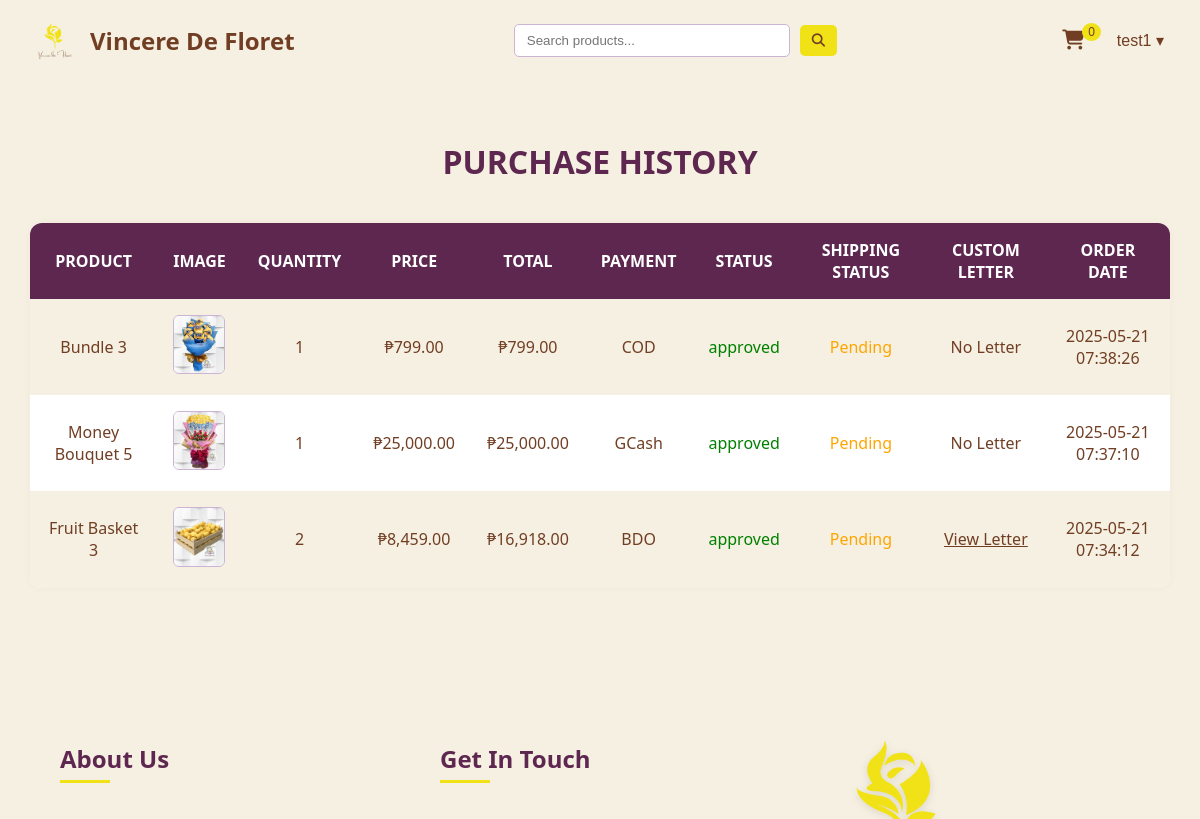
The page /php/purchases.php (signed in, upper part) on the database as committed earlier.
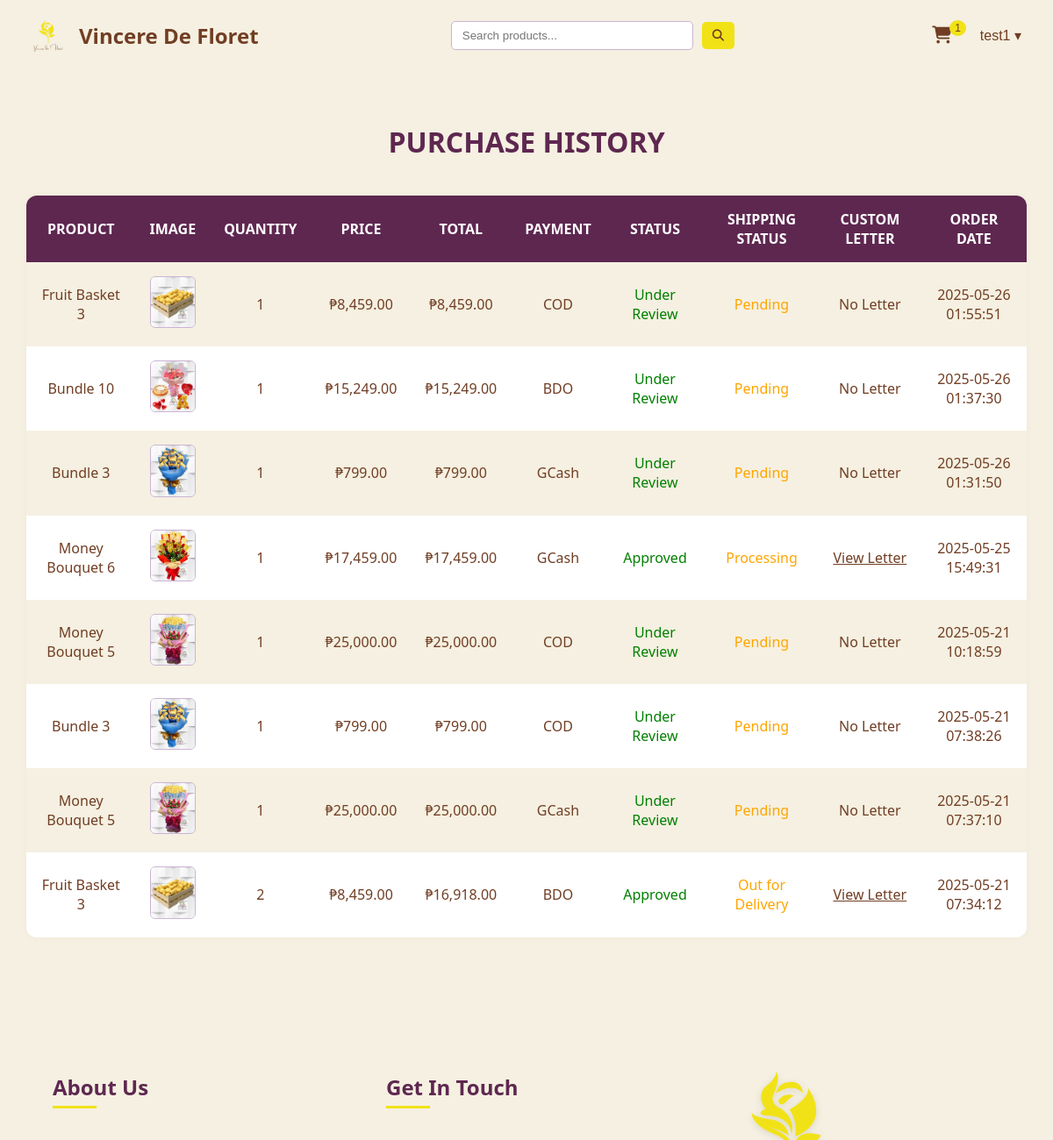
The same page on the database as committed later.
### tables this page shows
CREATE TABLE `design_settings` (
  `id` int(11) NOT NULL,
  `background_color` varchar(255) DEFAULT NULL,
  `font_color` varchar(255) DEFAULT NULL,
  `shop_name` varchar(255) DEFAULT NULL,
  `logo_path` varchar(255) DEFAULT NULL,
  `image_one_path` varchar(255) DEFAULT NULL,
  `image_two_path` varchar(255) DEFAULT NULL,
  `image_three_path` varchar(255) DEFAULT NULL
);

CREATE TABLE `order_items` (
  `id` int(11) NOT NULL,
  `order_id` int(11) NOT NULL,
  `product_name` varchar(255) NOT NULL,
  `quantity` int(11) NOT NULL,
  `price` decimal(10,2) NOT NULL,
  `total_price` decimal(10,2) NOT NULL,
  `product_image` varchar(255) DEFAULT NULL
);

CREATE TABLE `orders` (
  `id` int(11) NOT NULL,
  `user_name` varchar(255) NOT NULL,
  `sender_name` varchar(255) NOT NULL,
  `sender_phone` varchar(20) NOT NULL,
  `address` varchar(255) NOT NULL,
  `payment_method` varchar(50) NOT NULL,
  `total_amount` decimal(10,2) NOT NULL,
  `order_date` timestamp NOT NULL DEFAULT current_timestamp(),
  `status` varchar(255) DEFAULT 'Under Review',
  `custom_letter` text DEFAULT NULL,
  `region_id` int(11) NOT NULL,
  `discount_code` varchar(255) NOT NULL,
  `receiver_name` varchar(255) NOT NULL,
  `receiver_phone` int(11) NOT NULL,
  `shipping_status` varchar(255) NOT NULL DEFAULT 'Pending'
);

### php/purchases.php (the view, shortened to what this page needs)
<?php
require 'connection.php';
$userName = $_SESSION['user_name'];
$sqlGetSettings = "SELECT * FROM design_settings WHERE id = 1";
$resultSettings = $conn->query($sqlGetSettings);
if ($resultSettings->num_rows > 0) {
    while ($row = $resultSettings->fetch_assoc()) {
        $shopName = $row["shop_name"];
        $logoPath = $row["logo_path"];
    }
} else {
    echo "0 results";
}
?>
<!DOCTYPE html>
<html lang="en">
<head>
  <link rel="stylesheet" href="https://cdnjs.cloudflare.com/ajax/libs/font-awesome/6.4.2/css/all.min.css" />
  <link rel="stylesheet" href="../css/purchases.css">
</head>
<body>
<header class="header">
  <a href="customer-dashboard.php?user=<?= htmlspecialchars($userName) ?>" class="container-header">
    <img class="logo" src="../img/<?= htmlspecialchars(basename($logoPath)) ?>" alt="Sunny Blooms Logo" />
    <label class="shop"><?= htmlspecialchars($shopName) ?></label>
  </a>
  <div class="content-search">
    <input type="text" class="search-bar" placeholder="Search products..." />
    <button class="search-button">
      <i class="fa-solid fa-magnifying-glass"></i>
    </button>
  </div>
  <div class="header-right">
    <a href="cart.php?user=<?= urlencode($userName) ?>" class="cart-link">
      <button class="cart-button">
        <i class="fas fa-shopping-cart"></i>
        <?php
          $userQuery = "SELECT id FROM users WHERE name = ?";
          $stmt = mysqli_prepare($conn, $userQuery);
          mysqli_stmt_bind_param($stmt, "s", $userName);
          mysqli_stmt_execute($stmt);
          $userResult = mysqli_stmt_get_result($stmt);
          $userRow = mysqli_fetch_assoc($userResult);
          $user_id = $userRow['id'] ?? 0;
          $cartQuery = "SELECT COUNT(*) AS count FROM cart WHERE user_id = ?";
          $cartStmt = mysqli_prepare($conn, $cartQuery);
          mysqli_stmt_bind_param($cartStmt, "i", $user_id);
          mysqli_stmt_execute($cartStmt);
          $cartResult = mysqli_stmt_get_result($cartStmt);
          $cartCount = mysqli_fetch_assoc($cartResult)['count'] ?? 0;
          echo "<span class='cart-number'>$cartCount</span>";
        ?>
      </button>
    </a>
    <nav class="nav-right">
      <div class="dropdown">
        <button class="dropbtn"><?= htmlspecialchars($userName) ?> &#9662;</button>
      </div>
    </nav>
  </div>
</header>
<h1>PURCHASE HISTORY</h1>
<?php
$purchasesQuery = "
  SELECT o.id AS order_id, o.payment_method, oi.product_name, oi.product_image, oi.quantity, oi.price, oi.total_price, o.order_date, o.custom_letter, o.status, o.shipping_status
  FROM orders o
  JOIN order_items oi ON o.id = oi.order_id
  WHERE o.user_name = ?
  ORDER BY o.order_date DESC
";
$stmt = mysqli_prepare($conn, $purchasesQuery);
mysqli_stmt_bind_param($stmt, "s", $userName);
mysqli_stmt_execute($stmt);
$result = mysqli_stmt_get_result($stmt);
if ($result && mysqli_num_rows($result) > 0) {
    echo "<table cellpadding='10' cellspacing='0'>";
    echo "<tr>
            <th>Product</th>
            <th>Image</th>
            <th>Quantity</th>
            <th>Price</th>
            <th>Total</th>
            <th>Payment</th>
            <th>Status</th>
            <th>Shipping Status</th>
            <th>Custom Letter</th>
            <th>Order Date</th>
          </tr>";
    while ($item = mysqli_fetch_assoc($result)) {
        echo "<tr>";
        echo "<td>" . htmlspecialchars($item['product_name']) . "</td>";
        echo "<td><img src='../img/" . htmlspecialchars($item['product_image']) . "' width='50'></td>";
        echo "<td>" . $item['quantity'] . "</td>";
        echo "<td>₱" . number_format($item['price'], 2) . "</td>";
        echo "<td>₱" . number_format($item['total_price'], 2) . "</td>";
        echo "<td>" . htmlspecialchars($item['payment_method']) . "</td>";
        echo "<td><span style='color: Green;'>" . $item['status'] . "</span></td>";
        echo "<td><span style='color: orange;'>" . $item['shipping_status'] . "</span></td>";
        if (!empty($item['custom_letter'])) {
            $filePath = htmlspecialchars($item['custom_letter']);
            echo "<td><a href='../$filePath' target='_blank'>View Letter</a></td>";
        } else {
            echo "<td>No Letter</td>";
        }
        echo "<td>" . $item['order_date'] . "</td>";
        echo "</tr>";
    }
    echo "</table>";
} else {
    echo "<p>No purchases found.</p>";
}
?>
</body>
</html>
<?php include('footer.php'); ?>

### php/footer.php (shortened to what this page needs)
<head>
  <link rel="stylesheet" href="../css/footer.css" />
  <link
    rel="stylesheet"
    href="https://cdnjs.cloudflare.com/ajax/libs/font-awesome/6.4.2/css/all.min.css"
  />
</head>
<footer class="footer" id="paa">
  <div class="footer-container">
    <div class="footer-row">
      <div class="footer-column footer-about">
        <h3>About Us</h3>
        <p>
        </p>
      </div>
      <div class="footer-column footer-contact">
        <h3>Get In Touch</h3>
        <p><i class="fa fa-phone-alt"></i> +012 345 67890</p>
      </div>
      <div class="footer-column footer-project">
        <a href="#"><img src="../assets/logo/logo2.png" alt="Sunny Blooms Logo" /></a>
      </div>
    </div>
  </div>
</footer>

### css/purchases.css (style rules this page uses)
:root { --primary-yellow: #f1e217; --earth-brown: #713e24; --white: #ffffff; --leaf-green: #a3c585; --lavender-gray: #cbb4d4; --deep-plum: #5e2750; --light-beige: #f5f0e1; --dusty-blue: #7daea3; }
body { margin: 0; font-family: 'Segoe UI', Tahoma, Geneva, Verdana, sans-serif; background-color: var(--light-beige); color: var(--earth-brown); }
.header { display: flex; justify-content: space-between; align-items: center; padding: 15px 30px; color: var(--white); }
.container-header { display: flex; align-items: center; gap: 10px; text-decoration: none; }
.logo { height: 50px; }
.shop { font-size: 1.5rem; font-weight: bold; }
.content-search { display: flex; gap: 10px; align-items: center; }
.search-bar { padding: 8px 12px; border: 1px solid var(--lavender-gray); border-radius: 5px; outline: none; min-width: 250px; }
.search-button { background-color: var(--primary-yellow); border: none; padding: 8px 12px; border-radius: 5px; cursor: pointer; }
.search-button i { color: var(--earth-brown); }
.header-right { display: flex; align-items: center; gap: 20px; }
.cart-button { position: relative; background: none; border: none; color: var(--white); font-size: 20px; cursor: pointer; }
.cart-number { position: absolute; top: -5px; right: -10px; background-color: var(--primary-yellow); color: var(--earth-brown); font-size: 12px; padding: 2px 6px; border-radius: 50%; }
.nav-right .dropbtn { background: none; border: none; cursor: pointer; font-size: 1rem; }
h1 { padding: 20px; margin: 40px auto 20px; color: var(--deep-plum); font-size: 2rem; text-align: center; }
table { width: 95%; margin: 0 auto 40px; border-collapse: collapse; background-color: var(--white); border-radius: 12px; overflow: hidden; box-shadow: 0 0 10px rgba(0, 0, 0, 0.03); }
th, td { padding: 16px; text-align: center; }
th { background-color: var(--deep-plum); color: var(--white); font-weight: bold; font-size: 1rem; text-transform: uppercase; }
td img { max-width: 60px; height: auto; border-radius: 6px; border: 1px solid var(--lavender-gray); }
tr:nth-child(even) { background-color: var(--light-beige); }
p { text-align: center; font-size: 1.1rem; color: var(--earth-brown); padding: 20px; }

### css/footer.css (style rules this page uses)
:root { --primary-yellow: #f1e217; --earth-brown: #713e24; --white: #ffffff; --leaf-green: #a3c585; --lavender-gray: #cbb4d4; --deep-plum: #5e2750; --light-beige: #f5f0e1; --dusty-blue: #7daea3; }
.footer { background-color: var(--light-beige); color: var(--earth-brown); font-family: 'Segoe UI', Tahoma, Geneva, Verdana, sans-serif; padding: 60px 30px 30px; margin-top: 60px; position: relative; overflow: hidden; }
.footer::before { content: ""; position: absolute; top: -40px; left: -40px; width: 200px; height: 200px; opacity: 0.1; border-radius: 50%; }
.footer-container { max-width: 1200px; margin: auto; padding: 0 20px; position: relative; z-index: 1; }
.footer-row { display: grid; grid-template-columns: repeat(auto-fit, minmax(250px, 1fr)); gap: 40px; justify-content: space-between; }
.footer-column { padding: 10px; transition: transform 0.3s ease; }
.footer-column h3 { color: var(--deep-plum); margin-bottom: 20px; font-size: 1.5rem; position: relative; }
.footer-column h3::after { content: ""; display: block; width: 50px; height: 3px; background-color: var(--primary-yellow); margin-top: 5px; }
.footer-column p { font-size: 1rem; color: #444; line-height: 1.7; margin-bottom: 10px; }
.footer-project img { width: 150px; margin: 8px; filter: drop-shadow(0px 2px 4px rgba(0, 0, 0, 0.1)); transition: transform 0.3s ease, filter 0.3s ease; }

Rows that differ between the two databases and show on the page:
added order_items: product_name "Fruit Basket 3", product_image (picture), quantity "1", price "8,459.00", total_price "8,459.00", order.payment_method "COD", order.status "Under Review", order.shipping_status "Pending", shows "No Letter", order.order_date "2025-05-26 01:55:51"
added order_items: product_name "Bundle 10", product_image (picture), quantity "1", price "15,249.00", total_price "15,249.00", order.payment_method "BDO", order.status "Under Review", order.shipping_status "Pending", shows "No Letter", order.order_date "2025-05-26 01:37:30"
added order_items: product_name "Bundle 3", product_image (picture), quantity "1", price "799.00", total_price "799.00", order.payment_method "GCash", order.status "Under Review", order.shipping_status "Pending", shows "No Letter", order.order_date "2025-05-26 01:31:50"
added order_items: product_name "Money Bouquet 6", product_image (picture), quantity "1", price "17,459.00", total_price "17,459.00", order.payment_method "GCash", order.status "Approved", order.shipping_status "Processing", order.order_date "2025-05-25 15:49:31"
added order_items: product_name "Money Bouquet 5", product_image (picture), quantity "1", price "25,000.00", total_price "25,000.00", order.payment_method "COD", order.status "Under Review", order.shipping_status "Pending", shows "No Letter", order.order_date "2025-05-21 10:18:59"
changed through a linked row, order_items (number 6 of 8 on the later page): order.status "approved" → "Under Review"
changed through a linked row, order_items (number 7 of 8 on the later page): order.status "approved" → "Under Review"
changed through a linked row, order_items: order.status "approved" → "Approved"; order.shipping_status "Pending" → "Out for Delivery"
Other text that changed with them:
$cartCount: "0" → "1"
